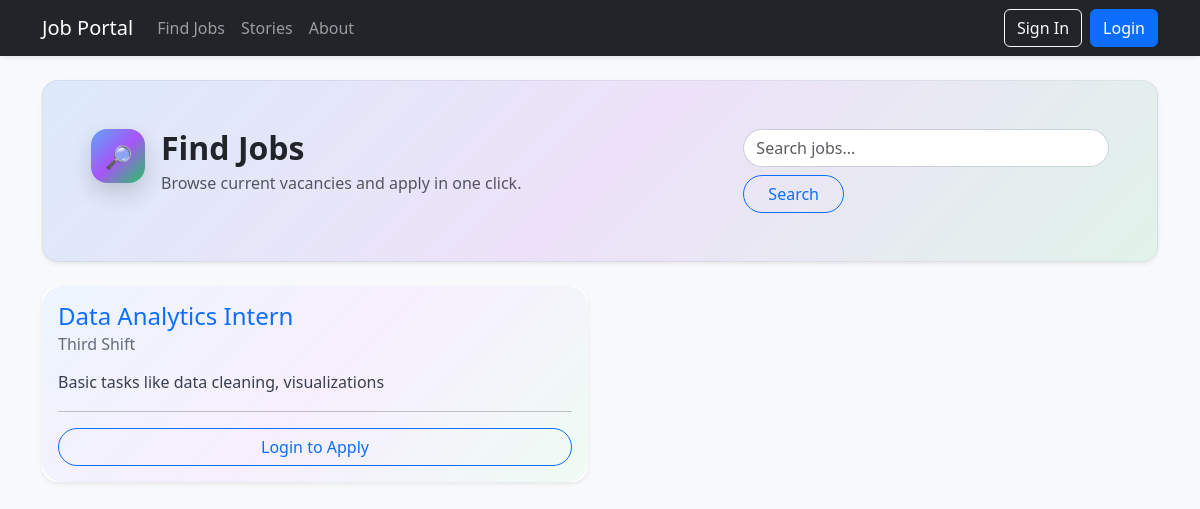
The page /jobs/ on the database as committed earlier.
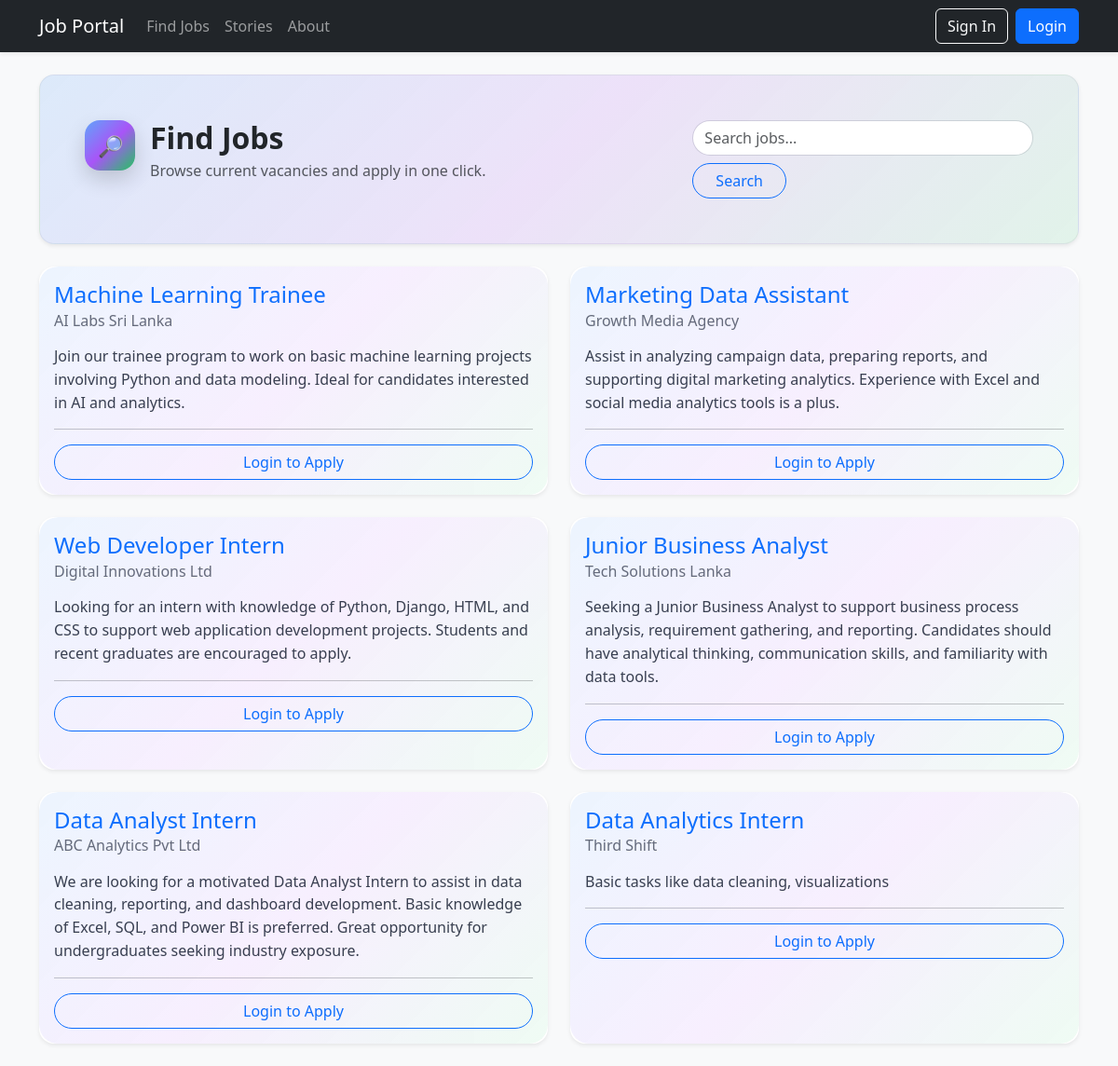
The same page on the database as committed later.
### jobs/models.py (models this page shows, shortened)
class Job(models.Model):
    title = models.CharField(max_length=100)
    description = models.TextField()
    company = models.CharField(max_length=100)
    created_by = models.ForeignKey(User, on_delete=models.CASCADE)

### jobs/views.py (the view)
# urls.py: path('', views.job_list, name='job_list'),
def job_list(request):
    q = (request.GET.get("q") or "").strip()
    jobs_qs = Job.objects.all().order_by("-id")  # Show newest first
    if q:
        jobs_qs = jobs_qs.filter(Q(title__icontains=q) | Q(description__icontains=q))
    if request.user.is_authenticated:
        user_apps = Application.objects.filter(user=request.user)
        app_dict = {app.job_id: app.status for app in user_apps}
    paginator = Paginator(jobs_qs, 10)
    page_number = request.GET.get("page")
    page_obj = paginator.get_page(page_number)
    if request.user.is_authenticated:
        for job in page_obj:
            job.applied_status = app_dict.get(job.id, None)
    return render(request, "job_list.html", {"page_obj": page_obj, "q": q})

### jobportal/context_processors.py (called while the page is built, shortened)
def unread_notifications_count(request):
    if not getattr(request, "user", None) or not request.user.is_authenticated:
        return {
            "unread_notifications_count": 0,
            "unread_message_count": 0,
            "recent_messages": [],
        }

### jobs/templates/job_list.html (shortened to what this page needs)
{% extends 'base.html' %}
{% block content %}
<div class="jobs-page">
  <div class="jobs-hero rounded-4 p-4 p-md-5 shadow-sm mb-4">
    <div class="d-flex flex-wrap justify-content-between align-items-start gap-3">
      <div class="d-flex align-items-start gap-3">
        <div class="jobs-badge" aria-hidden="true">
          <span style="font-size: 22px; line-height: 1;">🔎</span>
        </div>
        <div>
          <h2 class="mb-1 fw-bold">Find Jobs</h2>
          <div class="text-muted">Browse current vacancies and apply in one click.</div>
        </div>
      </div>
      <form method="GET" class="d-flex flex-wrap gap-2" role="search">
          <input
              class="form-control search-input"
              type="search"
              name="q"
              placeholder="Search jobs..."
              value="{{ q|default:'' }}"
              aria-label="Search"
          >
          <button class="btn btn-outline-primary rounded-pill px-4" type="submit">Search</button>
      </form>
    </div>
  </div>
  <div class="row">
      {% for job in page_obj %}
      <div class="col-md-6 mb-4">
          <div class="card job-card shadow-sm border-0 rounded-4 h-100 card-lift">
              <div class="card-body position-relative">
                  <h4 class="card-title text-primary job-title">{{ job.title }}</h4>
                  <h6 class="card-subtitle mb-3 text-muted job-company">{{ job.company }}</h6>
                  <p class="card-text job-desc">{{ job.description }}</p>
                  <hr>
                  {% if user.is_authenticated %}
                      {% if job.created_by == user %}
                          <span class="badge rounded-pill state-pill state-own w-100 py-2">Your Job Post</span>
                      {% elif job.applied_status %}
                          <button class="btn w-100 rounded-pill state-applied" disabled>
                              Applied (Status: {{ job.applied_status }})
                          </button>
                      {% else %}
                          <a href="{% url 'apply_job' job.id %}" class="btn btn-gradient-primary w-100 rounded-pill">Apply Now</a>
                      {% endif %}
                  {% else %}
                      <a href="{% url 'login' %}" class="btn btn-outline-primary w-100 rounded-pill">Login to Apply</a>
                  {% endif %}
              </div>
          </div>
      </div>
      {% endfor %}
  </div>
</div>
{% endblock %}

Rows that differ between the two databases and show on the page:
added Job: title "Machine Learning Trainee", company "AI Labs Sri Lanka", description "Join our trainee program to work on basic machine learning projects involving Python and data modeling. Ideal for candidates interested in AI and analytics."
added Job: title "Marketing Data Assistant", company "Growth Media Agency", description "Assist in analyzing campaign data, preparing reports, and supporting digital marketing analytics. Experience with Excel and social media analytics tools is a plus."
added Job: title "Web Developer Intern", company "Digital Innovations Ltd", description "Looking for an intern with knowledge of Python, Django, HTML, and CSS to support web application development projects. Students and recent graduates are encouraged to apply."
added Job: title "Junior Business Analyst", company "Tech Solutions Lanka", description "Seeking a Junior Business Analyst to support business process analysis, requirement gathering, and reporting. Candidates should have analytical thinking, communication skills, and familiarity with data tools."
added Job: title "Data Analyst Intern", company "ABC Analytics Pvt Ltd", description "We are looking for a motivated Data Analyst Intern to assist in data cleaning, reporting, and dashboard development. Basic knowledge of Excel, SQL, and Power BI is preferred. Great opportunity for undergraduates seeking industry exposure."
